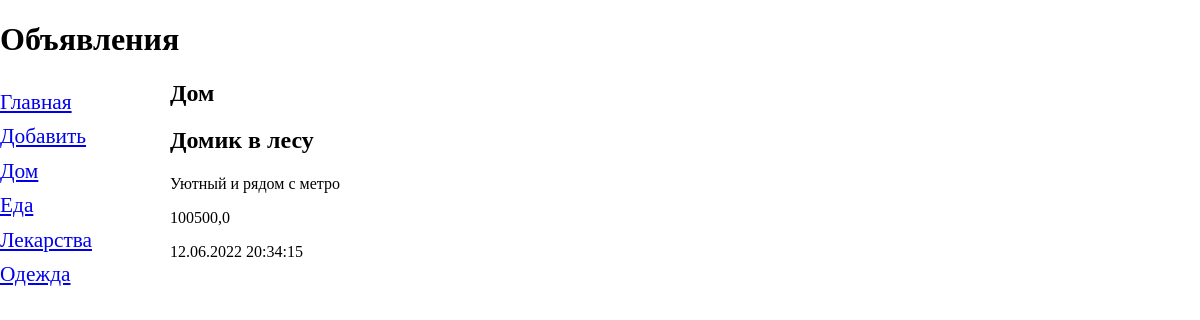
/bboard/1, run on the app's committed database.
### bboard/models.py (models this page shows, shortened)
class Rubric(models.Model):
    name = models.CharField(max_length=50, db_index=True, verbose_name="Название")
    class Meta:
        verbose_name_plural = "Рубрика"
        verbose_name = "Рубрика"
        ordering = ["name"]

class Bb(models.Model):
    rubric = models.ForeignKey(
        "Rubric", null=True, on_delete=models.PROTECT, verbose_name="Рубрика"
    )
    title = models.CharField(max_length=50, verbose_name="Товар")
    content = models.TextField(null=True, blank=True, verbose_name="Описание")
    price = models.FloatField(null=True, blank=True, verbose_name="Цена")
    published = models.DateTimeField(
        auto_now_add=True, db_index=True, verbose_name="Дата публикации"
    )
    class Meta:
        verbose_name_plural = "Объявления"
        verbose_name = "Объявление"
        ordering = ["-published"]

### bboard/views.py (the view)
# urls.py: path("<int:rubric_id>", BbRubricView.as_view(), name="by_rubric"),
class BbRubricView(ListView):
    context_object_name = "bbs"
    model = Bb
    def get_queryset(self):
        return Bb.objects.filter(rubric=self.kwargs["rubric_id"])
    def get_context_data(self, *, object_list=None, **kwargs):
        context = super(BbRubricView, self).get_context_data()
        context["rubrics"] = Rubric.objects.all()
        context["current_rubric"] = Rubric.objects.get(pk=self.kwargs["rubric_id"])
        return context

### bboard/templates/bboard/bb_list.html (shortened to what this page needs)
{% extends "layout/basic.html" %}
{% block content %}
        <h2>{{ current_rubric.name }}</h2>
{% for bb in bbs %}
    <div>
        <h2>{{ bb.title }}</h2>
        <p>{{ bb.content }}</p>
        <p>{{ bb.price }}</p>
        <p>{{ bb.published|date:"d.m.Y H:i:s" }}</p>
    </div>
{% endfor %}
{% endblock %}

### bboard/templates/layout/basic.html (shortened to what this page needs)
{% load static %}
<!DOCTYPE html>
<html lang="en">
<head>
    <link rel="stylesheet" type="text/css" href="{% static "bboard/style.css" %}">
</head>
<body>
<H1>Объявления</H1>
<nav>
    <a href="{% url 'index' %}">Главная</a>
    <a href="{% url 'add' %}">Добавить</a>
    {% for rubric in rubrics %}
        <a href="{% url 'by_rubric' rubric.pk %}">{{ rubric.name }}</a>
    {% endfor %}
</nav>
<section>
{% block content %}
{% endblock %}
</section>
</body>
</html>

### bboard/static/bboard/style.css (style rules this page uses)
html { line-height: 1.15; -webkit-text-size-adjust: 100%; }
body { margin: 0; }
h1 { font-size: 2em; margin: 0.67em 0; }
a { background-color: transparent; }
nav { font-size: 16pt; width: 150px; float: left; }
nav a { display: block; margin: 10px 0; }
section { margin-left: 170px; }

### data on the page
Rubric: name "Дом"
Rubric: name "Еда"
Rubric: name "Лекарства"
Rubric: name "Одежда"
Bb: title "Домик в лесу", content "Уютный и рядом с метро", price "100500,0", published "12.06.2022 20:34:15"
